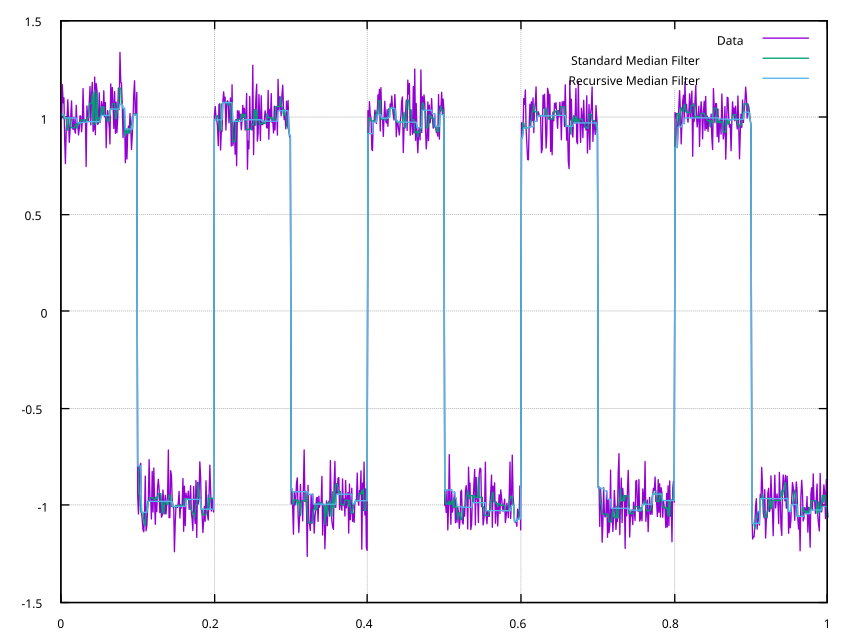

This chart was generated by the following gnuplot code:
#!/usr/bin/gnuplot

set term qt persist
set xrange [0:1]
set yrange [-1.5:1.5]
set grid
plot 'examples/03-median.dat' using 1:2 title 'Data' with lines, 'examples/03-median.dat' using 1:3 title 'Standard Median Filter' with lines, 'examples/03-median.dat' using 1:4 title 'Recursive Median Filter' with lines
